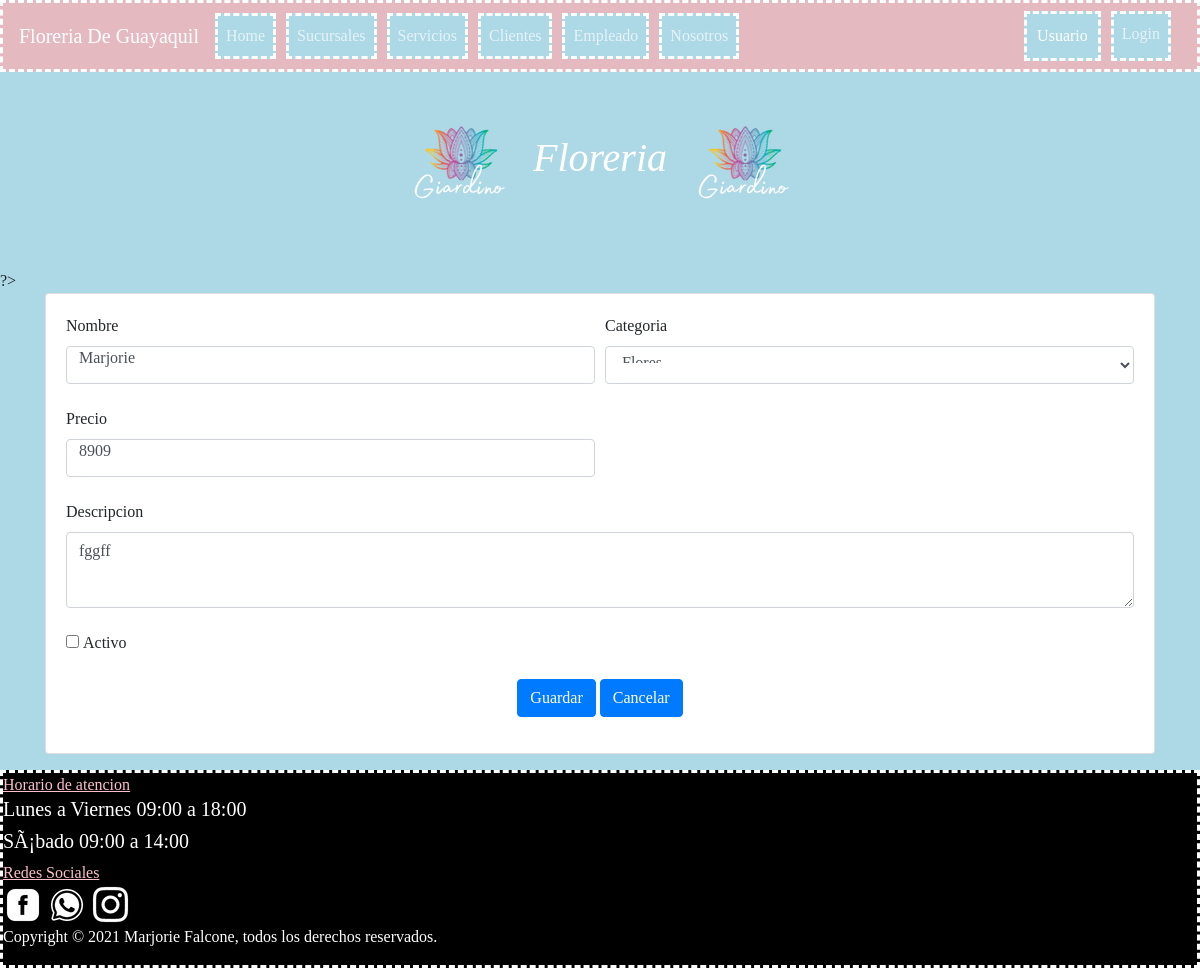
The app's page /index.php?c=productos&f=editar&id=1 with its own data.
### tables this page shows
CREATE TABLE `productos` (
  `IdProductos` int(11) NOT NULL,
  `IdCategoria` int(11) DEFAULT NULL,
  `Nombre` varchar(50) DEFAULT NULL,
  `Descripcion` varchar(50) DEFAULT NULL,
  `Precio` float DEFAULT NULL,
  `Estado` varchar(2) NOT NULL
);

### controlador/FrontController.php (called while the page is built, shortened)
<?php
class FrontController {
public function ruteo(){
    $funcion = (!empty($_REQUEST['f']))?htmlentities($_REQUEST['f']):FUNCION_PRINCIPAL;
    $controlador = new $controlador();
    $controlador->$funcion();
}
}

### index.php (called while the page is built)
<?php
require_once 'controlador/FrontController.php';
$frontController = new FrontController();
$frontController->ruteo();

### config/Conexion.php (called while the page is built)
<?php
class Conexion{
    public static function getConexion(){
        $database_username = 'root';
        $database_password = 'Falcone.1998';
        $dbname="floreria";
        $dsn = 'mysql:host=localhost;dbname=' . $dbname;
        $conexion = null;
        try{
            $conexion = new PDO($dsn, $database_username, $database_password );
        }catch(Exception $e){
                echo $e;
                die("error " . $e->getMessage());
        }
        return $conexion;
    }
}

### modelo/dao/ProductoDAO.php (called while the page is built, shortened)
<?php
require_once 'config/Conexion.php';
class ProductoDAO {
    private $con;
    public function __construct() {
        $this->con = Conexion::getConexion();
    }
      public function buscarxId($id) {
        $sql = "select p.IdProductos, p.Nombre, p.Descripcion, c.Nombre as categoria, p.Precio, p.Estado from productos p, categoria c where c.Id_categoria= p.IdCategoria and p.IdProductos = :id";
        $stmt = $this->con->prepare($sql);
        $data = ['id' => $id];
        $stmt->execute($data);
        $producto = $stmt->fetch(PDO::FETCH_ASSOC);
        return $producto;
    }
}

### modelo/dao/CategoriasDAO.php (called while the page is built, shortened)
<?php
require_once 'config/Conexion.php';
class CategoriasDAO {
     private $con;
    public function __construct() {
        $this->con = Conexion::getConexion();
    }
    public function listarA() {
        $sql = "select Nombre, Id_categoria from categoria where Estado= 'A' ;";
        $stmt = $this->con->prepare($sql);
        $stmt->execute();
        $resultados = $stmt->fetchAll(PDO::FETCH_OBJ);
        return $resultados;
    }
}

### vista/producto/productos.editar.php (the view, shortened to what this page needs)
<?php require_once 'vista/templates/encabezado.php'; ?>
<div class="container">
    <div class="card card-body">
        <form action="index.php?c=productos&f=editar" method="POST" name="formProdNuevo" id="formProdNuevo">
            <div class="form-row">
                <div class="form-group col-sm-6">
                    <label for="nombre">Nombre</label>
                    <input type="text" name="Nombre" id="nombre" value="<?php echo $prod['Nombre']; ?>" class="form-control" placeholder="nombre producto" required>
                </div>
                <div class="form-group col-sm-6">
                    <label for="categoria">Categoria</label>
                    <select id="categoria" name="Categoria" class="form-control">
                       <?php foreach ($categorias as $cat) {?>
                        <option value="<?php echo $cat->Id_categoria ?>">
                             <?php echo $cat->Nombre; ?></option>
                            <?php } ?>
                    </select>
                </div>
                <div class="form-group col-sm-6">
                    <label for="precio">Precio</label>
                    <input type="text" name="Precio" id="precio" value="<?php echo $prod['Precio']; ?>" class="form-control" placeholder="precio producto" required>
                </div>
                <div class="form-group col-sm-12">
                    <label for="descripcion">Descripcion</label>
                    <textarea id="descripcion"  name="Descripcion"  class="form-control" rows="2"><?php echo $prod['Descripcion']; ?>
                    </textarea>
                </div>
                <div class="form-group col-sm-12">
                    <input type="checkbox" id="estado" value="<?php echo $prod['Estado']?>"
                           name="Estado" <?php echo ($prod['Estado'] == 'A')?'checked="checked"':''; ?>>
                    <label for="estado">Activo</label>
                </div>
                <div class="form-group mx-auto">
                    <button type="submit" class="btn btn-primary" onclick="if (!confirm('Esta seguro de modificar el productos')) return false;" >Guardar</button>
                    <a href="index.php?c=productos&a=index" class="btn btn-primary">Cancelar</a>
                </div>
            </div>
        </form>
    </div>
</div>
<?php require_once 'vista/templates/piedepagina.php'; ?>

### assets/css/Style.css (style rules this page uses)
body { font-family: cursive; background: pink; }
.form-control { margin-bottom: 7px; padding-bottom: 20px; position: relative; }
.form-control, input:focus { outline: none; }

### vista/templates/piedepagina.php (style rules this page uses)
button { background-color: pink; }

### records on screen
productos: Nombre "Marjorie", Precio "8909", Descripcion "fggff"

### other values on screen
form field Categoria "Flores"
